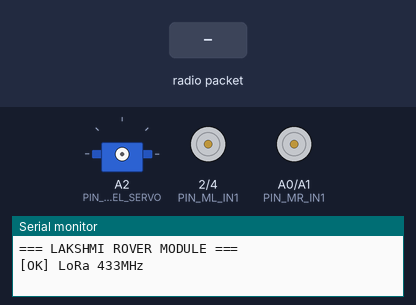
A sketch run on a simulated Arduino Nano, built with avr-gcc and run on an emulated ATmega328P. On the bench: servo, motor-driver pin pairs drawn as motors (green arrow = first pin HIGH = forward, orange = second pin HIGH = backward, longer = more drive, scaled by the enable pin), the last lines printed to the serial monitor. Inputs (shaded band) come from the test bench. No radio packets arrive unless stated.

Above: at 1.2 s.
1.3 s: radio packet "E" arrives
At 3.8 s:
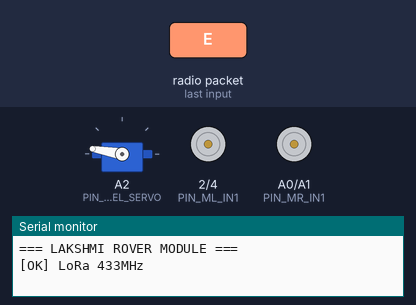
4.3 s: radio packet "A" arrives
At 4.6 s:
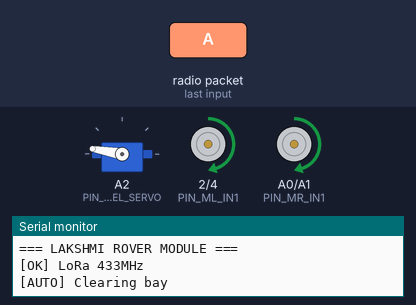
7.3 s: radio packet "C" arrives
At 10.05 s:
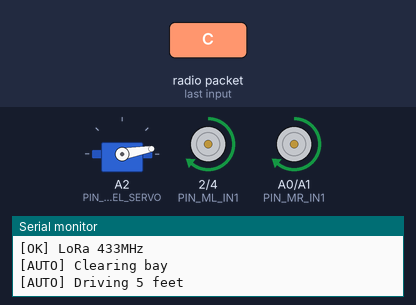
10.3 s: radio packet "B" arrives
At 11.5 s:
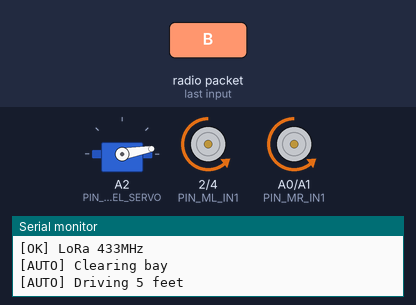
11.8 s: radio packet "L" arrives
At 12.8 s:
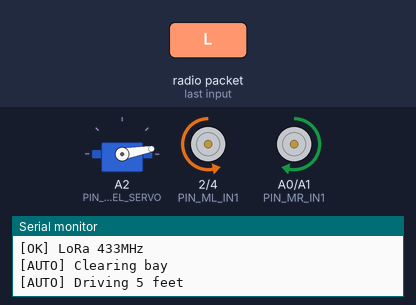
13.3 s: radio packet "R" arrives
At 13.9 s:
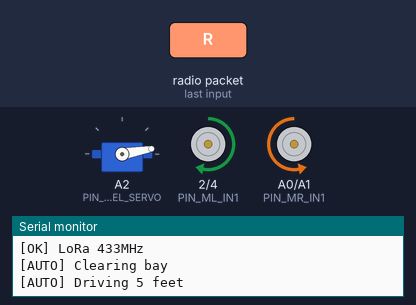
Timing chart, 0 to 19.2 s (numbered marks = the images above; inputs shaded):
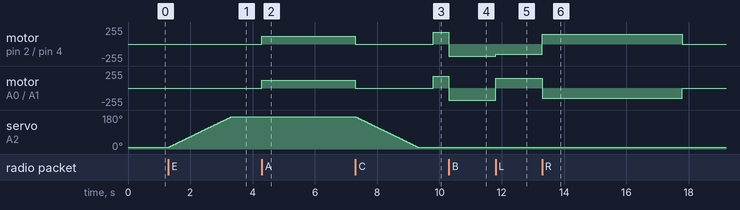

Measured:
- after the input at 1.3 s, servo on A2 (PIN_WHEEL_SERVO): moves from 10° to 170° over 2.0 s, starting at once
- after the input at 4.3 s, motor on pin 2 (PIN_ML_IN1) / pin 4 (PIN_ML_IN2), motor on A0 (PIN_MR_IN1) / A1 (PIN_MR_IN2): stopped → forward 120/255 at once, → stopped 3.0 s later
- after the input at 7.3 s, motor on pin 2 (PIN_ML_IN1) / pin 4 (PIN_ML_IN2), motor on A0 (PIN_MR_IN1) / A1 (PIN_MR_IN2): stopped → forward 180/255 after 2.5 s instead of 3.0 s
- after the input at 10.3 s, motor on pin 2 (PIN_ML_IN1) / pin 4 (PIN_ML_IN2), motor on A0 (PIN_MR_IN1) / A1 (PIN_MR_IN2): forward 180/255 → backward 180/255 at once
- after the input at 11.8 s, motor on pin 2 (PIN_ML_IN1) / pin 4 (PIN_ML_IN2): backward 180/255 → backward 150/255 at once; motor on A0 (PIN_MR_IN1) / A1 (PIN_MR_IN2): backward 180/255 → forward 150/255 at once
- after the input at 13.3 s, motor on pin 2 (PIN_ML_IN1) / pin 4 (PIN_ML_IN2): backward 150/255 → forward 150/255 at once, → stopped 4.5 s later; motor on A0 (PIN_MR_IN1) / A1 (PIN_MR_IN2): forward 150/255 → backward 150/255 at once, → stopped 4.5 s later

The sketch:

rover_flight.ino
```cpp
/*
 * ============================================================================
 * PROJECT LAKSHMI — ROVER FLIGHT CODE
 * Edison Academy Magnet School | 2026 NASA SLI
 * ============================================================================
 * Arduino Nano + LoRa Ra-02 (433MHz)
 *
 * PINS:
 *   D2,D4,D5 = Left motor (IN1,IN2,ENA)
 *   A0,A1,D9 = Right motor (IN3,IN4,ENB)
 *   A2       = Expanding wheel servo
 *   A6       = Soil moisture sensor
 *   A7       = Nitrate sensor
 *   D7,D8,D10-13 = LoRa SPI
 *
 * COMMANDS:
 *   E = Expand wheels   C = Collapse
 *   F = Forward         B = Backward       L = Left     R = Right
 *   X = Stop            A = Rover Auto     O = Emergency off
 *   T = Telemetry Request
 * ============================================================================
 */

#include <LoRa.h>
#include <SPI.h>
#include <Servo.h>

#define PIN_LORA_CS       10
#define PIN_LORA_RST       8
#define PIN_LORA_DIO0      7

#define PIN_WHEEL_SERVO   A2

#define PIN_ML_EN          5
#define PIN_ML_IN1         2
#define PIN_ML_IN2         4
#define PIN_MR_EN          9
#define PIN_MR_IN1        A0
#define PIN_MR_IN2        A1

#define PIN_SOIL_MOISTURE A6
#define PIN_SOIL_NITRATE  A7

// Tuning
#define WHEEL_STOW          10
#define WHEEL_EXPAND       170
#define SWEEP_MS          2000

#define DRIVE_SPEED        180
#define TURN_SPEED         150
#define SLOW_SPEED         120
#define DRIVE_5FT_MS      8000
#define CLEAR_BAY_MS      3000

#define WATCHDOG_MS       2000

// State
Servo wheelServo;
bool wheelOn = false;

bool sweepActive = false;
int sweepFrom = 0, sweepTo = 0, sweepNow = WHEEL_STOW;
unsigned long sweepStart = 0;

bool motorsRunning = false;
unsigned long lastDriveCmd = 0;

enum AutoStep : uint8_t {
  A_OFF = 0,
  A_CLEAR_BAY,
  A_CLEAR_WAIT,
  A_SWEEP,
  A_SWEEP_WAIT,
  A_DRIVE,
  A_DRIVE_WAIT,
  A_SAMPLE,
  A_DONE
};
AutoStep autoStep = A_OFF;
unsigned long autoTimer = 0;

// Helpers
void reply(const char* msg) {
  LoRa.beginPacket();
  LoRa.print(F("RV:"));
  LoRa.print(msg);
  LoRa.endPacket(true);
}

void motorsStop() {
  analogWrite(PIN_ML_EN, 0);
  analogWrite(PIN_MR_EN, 0);
  digitalWrite(PIN_ML_IN1, LOW); digitalWrite(PIN_ML_IN2, LOW);
  digitalWrite(PIN_MR_IN1, LOW); digitalWrite(PIN_MR_IN2, LOW);
  motorsRunning = false;
}

void motorsDrive(bool leftFwd, bool rightFwd, uint8_t speed) {
  if (wheelOn) { wheelServo.detach(); wheelOn = false; }
  digitalWrite(PIN_ML_IN1, leftFwd ? HIGH : LOW);
  digitalWrite(PIN_ML_IN2, leftFwd ? LOW : HIGH);
  digitalWrite(PIN_MR_IN1, rightFwd ? HIGH : LOW);
  digitalWrite(PIN_MR_IN2, rightFwd ? LOW : HIGH);
  analogWrite(PIN_ML_EN, speed);
  analogWrite(PIN_MR_EN, speed);
  motorsRunning = true;
  lastDriveCmd = millis();
}

void startSweep(int from, int to) {
  if (sweepActive) return;
  motorsStop();
  if (!wheelOn) { wheelServo.attach(PIN_WHEEL_SERVO); wheelOn = true; }
  sweepFrom = from; sweepTo = to; sweepStart = millis(); sweepActive = true;
  wheelServo.write(from);
}

void sendTelemetry() {
  int m = analogRead(PIN_SOIL_MOISTURE);
  int n = analogRead(PIN_SOIL_NITRATE);
  LoRa.beginPacket();
  LoRa.print(F("RV_TEL:"));
  LoRa.print(sweepNow); LoRa.print(F(","));
  LoRa.print(m); LoRa.print(F(","));
  LoRa.print(n);
  LoRa.endPacket(true);
}

// Auto FSM
void runAuto() {
  unsigned long now = millis();
  switch (autoStep) {
    case A_CLEAR_BAY:
      Serial.println(F("[AUTO] Clearing bay"));
      motorsDrive(true, true, SLOW_SPEED);
      reply("A:EGRESS");
      autoStep = A_CLEAR_WAIT;
      autoTimer = now;
      break;

    case A_CLEAR_WAIT:
      if (now - autoTimer >= CLEAR_BAY_MS) {
        motorsStop();
        autoStep = A_SWEEP;
        autoTimer = now;
      }
      break;

    case A_SWEEP:
      if (now - autoTimer >= 500UL) {
        startSweep(WHEEL_STOW, WHEEL_EXPAND);
        reply("A:EXPAND");
        autoStep = A_SWEEP_WAIT;
      }
      break;

    case A_SWEEP_WAIT:
      if (!sweepActive) {
        autoStep = A_DRIVE;
        autoTimer = now;
      }
      break;

    case A_DRIVE:
      if (now - autoTimer >= 500UL) {
        Serial.println(F("[AUTO] Driving 5 feet"));
        motorsDrive(true, true, DRIVE_SPEED);
        reply("A:DRIVING");
        autoStep = A_DRIVE_WAIT;
        autoTimer = now;
      }
      break;

    case A_DRIVE_WAIT:
      if (now - autoTimer >= DRIVE_5FT_MS) {
        motorsStop();
        autoStep = A_SAMPLE;
        autoTimer = now;
      }
      break;

    case A_SAMPLE:
      if (now - autoTimer >= 500UL) {
        Serial.println(F("[AUTO] Sampling"));
        sendTelemetry();
        autoStep = A_DONE;
      }
      break;

    case A_DONE:
    case A_OFF:
    default:
      break;
  }
}

void setup() {
  Serial.begin(9600);
  Serial.println(F("=== LAKSHMI ROVER MODULE ==="));

  pinMode(PIN_ML_EN, OUTPUT); pinMode(PIN_ML_IN1, OUTPUT); pinMode(PIN_ML_IN2, OUTPUT);
  pinMode(PIN_MR_EN, OUTPUT); pinMode(PIN_MR_IN1, OUTPUT); pinMode(PIN_MR_IN2, OUTPUT);
  motorsStop();

  pinMode(PIN_WHEEL_SERVO, OUTPUT); digitalWrite(PIN_WHEEL_SERVO, LOW);

  LoRa.setPins(PIN_LORA_CS, PIN_LORA_RST, PIN_LORA_DIO0);
  if (LoRa.begin(433E6)) {
    LoRa.setSyncWord(0x34);
    Serial.println(F("[OK] LoRa 433MHz"));
  }
}

void loop() {
  unsigned long now = millis();

  if (sweepActive) {
    unsigned long elapsed = now - sweepStart;
    if (elapsed >= SWEEP_MS) {
      wheelServo.write(sweepTo);
      sweepNow = sweepTo; sweepActive = false;
      if (wheelOn) { wheelServo.detach(); wheelOn = false; }
      reply(sweepTo == WHEEL_EXPAND ? "WHEEL_OUT" : "WHEEL_IN");
    } else {
      float pct = (float)elapsed / (float)SWEEP_MS;
      sweepNow = sweepFrom + (int)((float)(sweepTo - sweepFrom) * pct);
      wheelServo.write(sweepNow);
    }
  }

  if (motorsRunning && autoStep == A_OFF) {
    if (now - lastDriveCmd >= WATCHDOG_MS) {
      motorsStop(); reply("WDG_STOP");
    }
  }

  if (autoStep != A_OFF) runAuto();

  int pkt = LoRa.parsePacket();
  if (pkt > 0) {
    char cmd = 0;
    while (LoRa.available()) cmd = (char)LoRa.read();
    if (cmd >= 'a' && cmd <= 'z') cmd -= 32;

    switch (cmd) {
      case 'E': startSweep(sweepNow, WHEEL_EXPAND); reply("CMD:EXP"); break;
      case 'C': startSweep(sweepNow, WHEEL_STOW); reply("CMD:COL"); break;
      case 'F': motorsDrive(true, true, DRIVE_SPEED); reply("CMD:FWD"); break;
      case 'B': motorsDrive(false, false, DRIVE_SPEED); reply("CMD:BWD"); break;
      case 'L': motorsDrive(false, true, TURN_SPEED); reply("CMD:LFT"); break;
      case 'R': motorsDrive(true, false, TURN_SPEED); reply("CMD:RHT"); break;
      case 'X': motorsStop(); reply("CMD:STP"); break;
      case 'T': sendTelemetry(); break;
      case 'A': autoStep = A_CLEAR_BAY; autoTimer = now; reply("CMD:AUTO"); break;
      case 'O': motorsStop(); sweepActive = false; autoStep = A_OFF; reply("CMD:OFF"); break;
    }
  }
}
```
